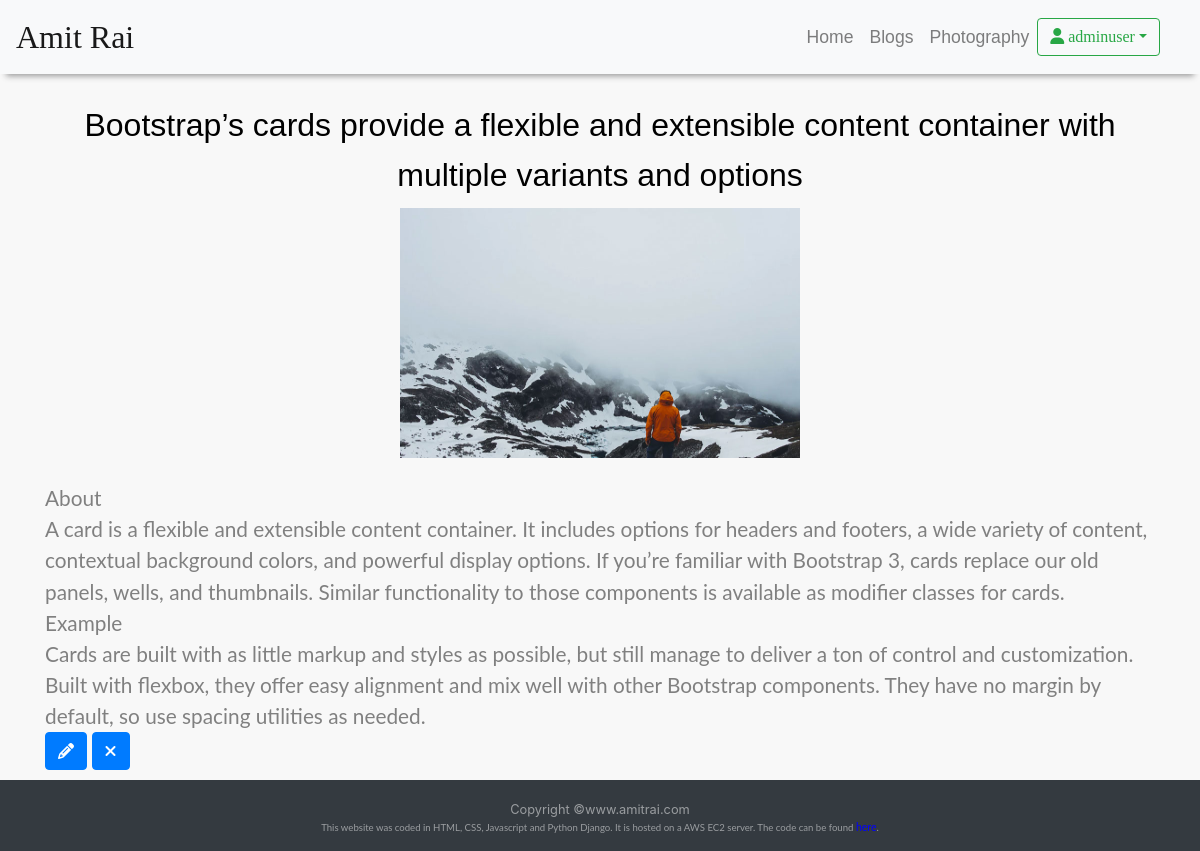
Screenshot of /post/3 (signed in) with the database file from the repository.
### blogsite/models.py (models this page shows, shortened)
class Post(models.Model):
    author = models.ForeignKey('auth.User',on_delete=models.CASCADE)
    title = models.CharField(max_length=200)
    text = RichTextUploadingField()
    created_date = models.DateTimeField(default=timezone.now)
    published_date = models.DateTimeField(blank=True, null=True)
    post_pic = models.ImageField(upload_to='post_pics',blank=True)

### blogsite/views.py (the view)
# urls.py: path('post/<int:pk>', views.PostDetailView.as_view(), name='post_detail'),
class PostDetailView(DetailView):
    model = Post

### blogsite/templates/blogsite/post_detail.html (shortened to what this page needs)
{% extends 'blogsite/base.html' %}
{% block content %}
<div  class="container" style="margin-top:100px">
        <h1 class='posttitle loader' style="text-transform: none;font-size: 2rem;font-family: 'Arial';font-weight: 400;line-height: 50px;">{{ post.title }}</h1>
        <div align="center">
        <img class="responsive" src="{{post.post_pic.url}}" style="height: 250px;width: 400px">
        </div>
       <br>
      <div style="color: grey;font-size: 1.30rem;font-family: serif; text-align: justify-all;">{{ post.text|safe }}</div>
      {% if user.is_authenticated %}
          <a class="btn btn-primary" href="{% url 'post_edit' pk=post.pk %}"><span class="fa fa-pencil"></span></a>
          <a class="btn btn-primary" href="{% url 'post_remove' pk=post.pk %}"><span class="fa fa-remove"></span></a>
      {% endif %}
</div>
{% endblock %}

### blogsite/templates/blogsite/base.html (shortened to what this page needs)
<!DOCTYPE html>
{% load static %}
<html>
  <head>
    <link rel="stylesheet" href="https://stackpath.bootstrapcdn.com/bootstrap/4.1.3/css/bootstrap.min.css"
>
    <link rel="stylesheet" type="text/css" media="screen" href="{%static 'css/main.css' %}">
    <link href="https://maxcdn.bootstrapcdn.com/font-awesome/4.7.0/css/font-awesome.min.css" rel="stylesheet">
    <link rel="stylesheet" href="css/font-awesome.min.css">
    <link rel="stylesheet" href="{% static 'css/blog.css' %}">
  </head>
  <body>
 <nav class="navbar fixed-top navbar-expand-md navbar-light bg-light">
  <a class="navbar-brand bigbrand" style="font-family: Merriweather;" href="{% url 'post_list' %}">Amit Rai</a>
    <div class="collapse navbar-collapse" id="navbarCollapse">
        <ul class="navbar-nav align-items-center ml-auto">
        <li class="nav-item">
          <a class="nav-link js-scroll-trigger"  href="{% url 'home' %}" active>Home</a>
        </li>
        <li class="nav-item">
          <a class="nav-link" href="{% url 'post_list' %}">Blogs</a>
        </li>
        <li class="nav-item">
          <a class="nav-link" href="https://www.flickr.com/photos/187839942@N07/albums">Photography</a>
        </li>
      </ul>
      </div>
          {% if user.is_authenticated %}
            <div class="nav-item dropdown">
            <button class="btn btn-outline-success dropdown-toggle mr-4" type="button" data-toggle="dropdown"
            aria-haspopup="true" aria-expanded="false" style="font-family: Merriweather;"><span class="fa fa-user" aria-hidden="true">&nbsp;</span>{{ user.username }}</button>
          </div>
           {% endif %}
    </nav>
     {% block content %}
     {% endblock %}
  </body>
  <footer class="py-3 bg-dark text-white-50" style="margin-top: 10px">
    <div class="container text-center">
      <small>Copyright &copy;www.amitrai.com
        <p style="text-align: center;font-size: .6rem">This website was coded in HTML, CSS, Javascript and Python Django. It is hosted on a AWS EC2 server. The code can be found <a href="https://github.com/amitraikkr/blogproject">here</a>.
        </p>
      </small>
    </div>
  </footer>
</html>

### blogsite/static/css/main.css (style rules this page uses)
a { color:blue; font-size: 1.1em; }
p { font-family: 'Lato', sans-serif; text-align: left; margin:0px; }
h1, h2, h3, h4, h5, h6, .h1, .h2, .h3, .h4, .h5, .h6 { color:#000; }
h1 { font-family: 'Montserrat', sans-serif; font-size:2.3em; line-height:76px; font-weight:400; margin:0px; padding-bottom:8px; }

### blogsite/static/css/blog.css (style rules this page uses)
body { height: 100%; background: #f8f8f8; }
.navbar { -webkit-box-shadow: 0 8px 6px -6px #999; -moz-box-shadow: 0 8px 6px -6px #999; box-shadow: 0 8px 6px -6px #999; font-family: Arial; }
.posttitle { font-family: 'Russo One', sans-serif; font-size: 1.5em; text-align: center; }
.bigbrand { font-size: 2em; }

### rows the page displays
Post: title "Bootstrap’s cards provide a flexible and extensible content container with multiple variants and options", post_pic (picture), text "About A card is a flexible and extensible content container. It includes options for headers and footers, a wide variety of content, contextual background colors, and powerful display options. If you’re familiar with Bootstrap 3, cards replace our old panels, wells, and thumbnails. Similar functionality to those components is available as modifier classes for cards. Example Cards are built with as little markup and styles as possible, but still manage to deliver a ton of control and customization. Built with flexbox, they offer easy alignment and mix well with other Bootstrap components. They have no margin by default, so use spacing utilities as needed."

### other values shown
{{ user.username }} "adminuser"
